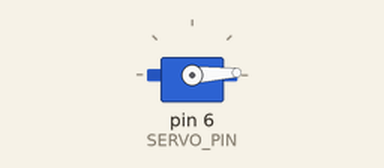
This sketch was run on a simulated Arduino Uno, built with avr-gcc and run on an emulated ATmega328P. Shown: servo.

Above: at 0.05 s.
At 1.3 s:
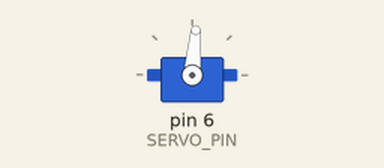
At 2.6 s:
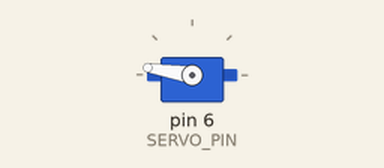
At 5.2 s:
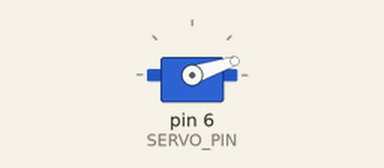
Timing chart, 0 to 7.1 s (numbered marks = the images above):
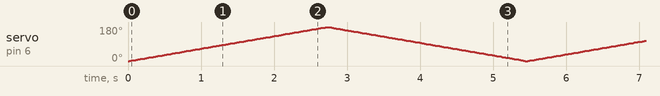

The sketch:

example_1129.ino
```cpp
#include <Servo.h>
#define SERVO_PIN 6

Servo myservo;
int pos = 0;
int ang = 180;

void setup() {
  myservo.attach(SERVO_PIN);
}

void loop() {
  for(pos = 0 ; pos <= ang ; pos++){
    myservo.write(pos);
    delay(15);
  }

  for(pos = ang ; pos >= 0 ; pos--){
    myservo.write(pos);
    delay(15);
  }

}
```
